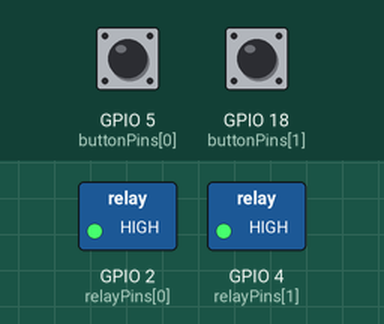
Recording of a sketch running on a simulated ESP32. On the bench: switched loads named in the sketch (green lamp = pin HIGH). The inputs (shaded band) are chosen by the test bench; at power-on: GPIO 5 (buttonPins[0]) HIGH, GPIO 18 (buttonPins[1]) HIGH. What the sketch prints to the serial monitor is not drawn.

Above: at 1.2 s.
1.3 s: GPIO 5 (buttonPins[0]) pulled LOW for 0.15 s
At 2.5 s:
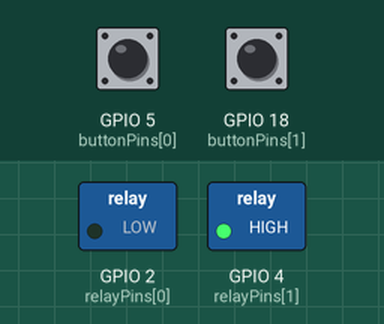
2.9 s: GPIO 18 (buttonPins[1]) pulled LOW for 0.15 s
At 3.9 s:
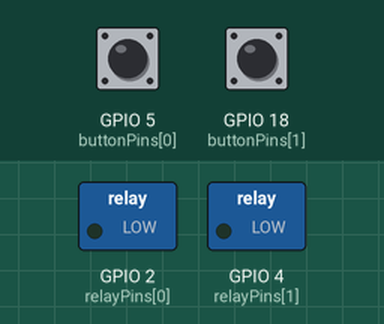
4.5 s: GPIO 5 (buttonPins[0]) pulled LOW for 1 s
At 5.1 s:
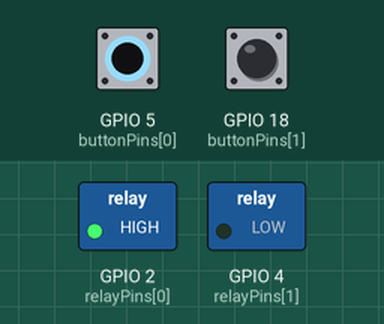
7.0 s: GPIO 5 (buttonPins[0]) pulled LOW for 3.2 s
At 8.2 s:
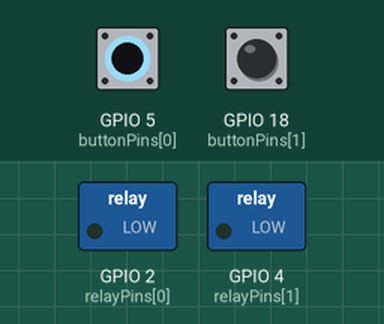
11.7 s: GPIO 18 (buttonPins[1]) pulled LOW for 1 s
At 13.0 s:
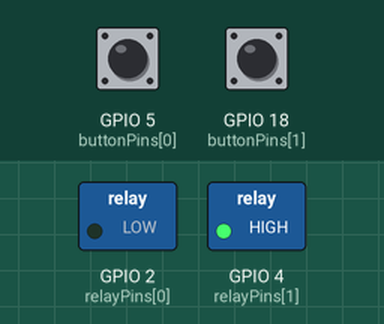
Timing chart, 0 to 14.7 s (numbered marks = the images above; inputs shaded):
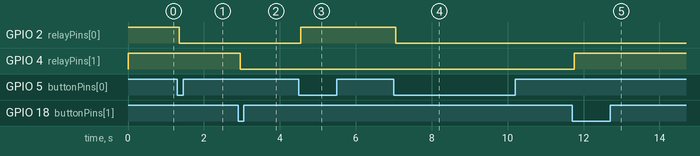

Measured:
- after the input at 1.3 s, GPIO 2 (relayPins[0]): HIGH → LOW after 0.05 s
- after the input at 2.9 s, GPIO 4 (relayPins[1]): HIGH → LOW after 0.05 s
- after the input at 4.5 s, GPIO 2 (relayPins[0]): LOW → HIGH after 0.05 s
- after the input at 7.0 s, GPIO 2 (relayPins[0]): HIGH → LOW after 0.05 s
- after the input at 11.7 s, GPIO 4 (relayPins[1]): LOW → HIGH after 0.05 s

The sketch:

smartBoardSketch.ino
```cpp
#include <WiFi.h>
#include <ArduinoJson.h>
#include <WebSocketsServer.h>

const char* ssid = "SmartBoard";
const char* password = "12345678";

String validToken = "abc123";

int relayPins[] = {2, 4};
int buttonPins[] = {5, 18};
const int totalSwitches = sizeof(relayPins) / sizeof(relayPins[0]);

WebSocketsServer ws(81);
StaticJsonDocument<512> switches;

unsigned long lastDebounceTime[2] = {0, 0};
const unsigned long debounceDelay = 50;
int lastButtonState[2];
int currentButtonState[2];

void initSwitches() {
  switches["switches"] = JsonArray();
  for (int i = 0; i < totalSwitches; i++) {
    JsonObject sw = switches["switches"].add<JsonObject>();
    sw["id"] = i + 1;
    sw["state"] = "OFF";
  }
}

void broadcastSwitchState() {
  for (int i = 0; i < totalSwitches; i++) {
    String st = switches["switches"][i]["state"];
    digitalWrite(relayPins[i], st == "ON" ? LOW : HIGH);
  }

  StaticJsonDocument<512> packet;

  packet["type"] = "switches";
  packet["switches"] = switches["switches"];
  String json;

  serializeJson(packet, json);
  ws.broadcastTXT(json);
}

void toggleSwitchByButton(int index) {
  JsonArray arr = switches["switches"].as<JsonArray>();

  if (index >= arr.size()) return;

  String currentState = arr[index]["state"];
  String newState = (currentState == "ON") ? "OFF" : "ON";
  arr[index]["state"] = newState;

  broadcastSwitchState();
}

void handleButtons() {
  for (int i = 0; i < totalSwitches; i++) {
    int reading = digitalRead(buttonPins[i]);

    if (reading != lastButtonState[i]) {
      lastDebounceTime[i] = millis();
    }
    if ((millis() - lastDebounceTime[i]) > debounceDelay) {
      if (reading != currentButtonState[i]) {
        currentButtonState[i] = reading;
        if (currentButtonState[i] == LOW) {
          toggleSwitchByButton(i);
        }
      }
    }
    lastButtonState[i] = reading;
  }
}

void webSocketEvent(uint8_t client, WStype_t type, uint8_t *payload, size_t len) {
  if (type == WStype_CONNECTED) {
    broadcastSwitchState();
    return;
  }

  if (type != WStype_TEXT) return;

  StaticJsonDocument<512> data;
  deserializeJson(data, payload);
  String t = data["type"];

  if (t == "auth") {
    if (data["token"] != validToken) {
      ws.sendTXT(client, "{\"type\":\"error\",\"msg\":\"Invalid token\"}");
      ws.disconnect(client);
      return;
    }
    ws.sendTXT(client, "{\"type\":\"auth\",\"msg\":\"OK\"}");
    return;
  }

  if (t == "toggle") {
    int id = data["id"];
    String st = data["state"];
    for (JsonObject sw : switches["switches"].as<JsonArray>()) {
      if (sw["id"] == id) sw["state"] = st;
    }
    broadcastSwitchState();
  }

  if (t == "all") {
    String v = data["state"];
    for (JsonObject sw : switches["switches"].as<JsonArray>()) {
      sw["state"] = v;
    }
    broadcastSwitchState();
  }

  if (t == "switches") {
    switches["switches"] = data["switches"];
    broadcastSwitchState();
  }
}

void setup() {
  Serial.begin(115200);

  for (int i = 0; i < totalSwitches; i++) {
    pinMode(relayPins[i], OUTPUT);
    digitalWrite(relayPins[i], HIGH);
  }

  for (int i = 0; i < totalSwitches; i++) {
    pinMode(buttonPins[i], INPUT_PULLUP);
    lastButtonState[i] = HIGH;
    currentButtonState[i] = HIGH;
  }

  initSwitches();

  WiFi.softAP(ssid, password);
  Serial.print("Access Point IP: ");
  Serial.println(WiFi.softAPIP());

  ws.begin();
  ws.onEvent(webSocketEvent);
}

void loop() {
  ws.loop();
  handleButtons();
}
```
